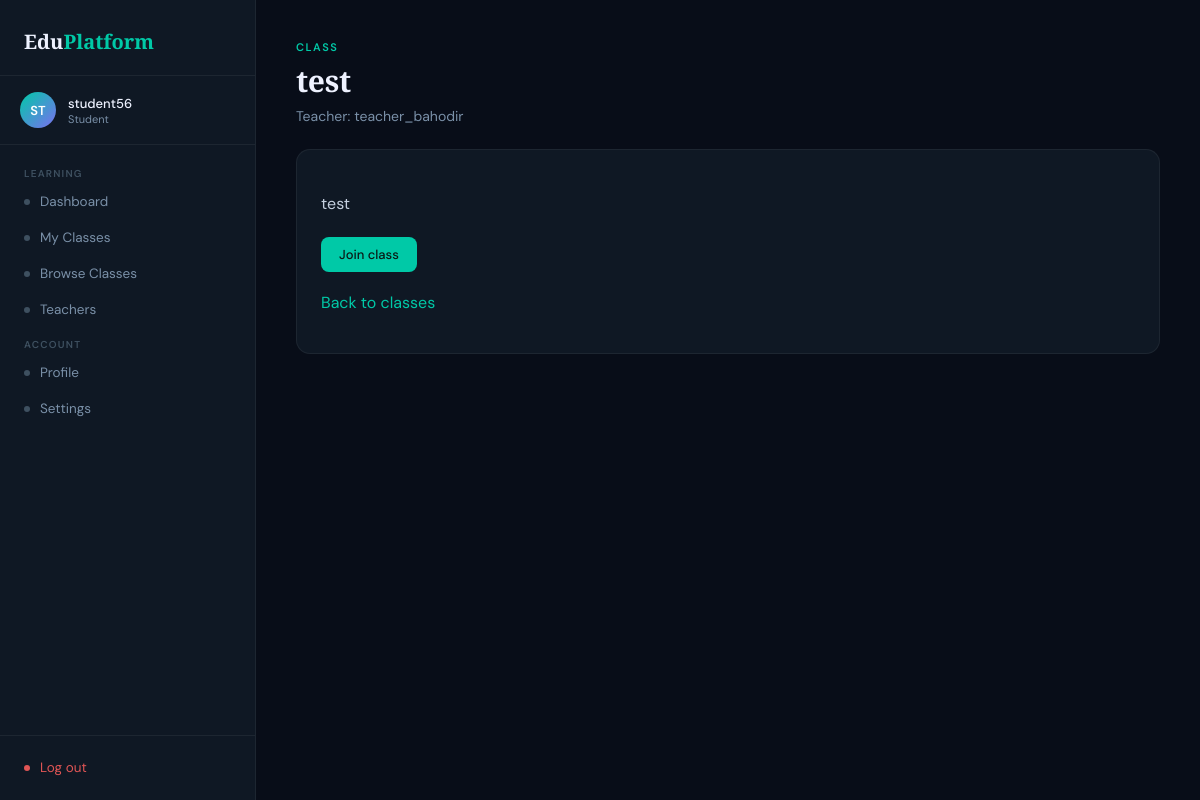
The app's page /student/class/21/ (signed in) with its own data.
### accounts/models.py (models this page shows)
class User(AbstractUser):
    ROLE_CHOICE= (
        ('student', 'Student'),
        ('teacher', 'Teacher')
    )
    role =models.CharField(max_length = 10, choices= ROLE_CHOICE)

### classes/models.py (models this page shows, shortened)
class Class(models.Model):
    name = models.CharField(max_length=100)
    bio = models.TextField(blank=True , help_text='class description')
    created_at = models.DateTimeField(auto_now_add=True)
    teacher = models.ForeignKey(
        Teacher,
        on_delete=models.CASCADE ,
        related_name = 'classes'
    )
    students = models.ManyToManyField(
        Student,
        through='Membership',
        blank=True
    )
    class Meta:
        verbose_name_plural = "Classes"
        ordering = ['-created_at']

### teacher/models.py (models this page shows, shortened)
class Teacher(models.Model):
    user = models.OneToOneField(settings.AUTH_USER_MODEL, on_delete=models.CASCADE)
    bio = models.TextField(blank=True)
    uname = models.CharField(blank=True , max_length = 20)

### student/views.py (the view)
    def wrapped(request, *args, **kwargs):
        if not request.user.is_authenticated:
            return redirect('accounts:login')
        if request.user.role != 'student':
            return redirect('accounts:login')
        return view_func(request, *args, **kwargs)

### student/views.py (called while the page is built)
def student_required(view_func):
    def wrapped(request, *args, **kwargs):
        if not request.user.is_authenticated:
            return redirect('accounts:login')
        if request.user.role != 'student':
            return redirect('accounts:login')
        return view_func(request, *args, **kwargs)
    return wrapped

def _student_profile(user):
    return Student.objects.select_related('user').filter(user=user).first()

@student_required
def student_class(request, class_id):
    class_obj = get_object_or_404(Class.objects.select_related('teacher__user'), id=class_id)
    student = _student_profile(request.user)
    is_joined = False
    if student:
        is_joined = Membership.objects.filter(student=student, class_obj=class_obj).exists()
    return render(request, 'student/join_class.html', {
        'class_obj': class_obj,
        'is_joined': is_joined,
    })

### student/templates/student/join_class.html (shortened to what this page needs)
{% extends 'student/base.html' %}
{% block content %}
<div class="page-eyebrow">Class</div>
<h1 class="page-title">{{ class_obj.name }}</h1>
<p class="page-sub">Teacher: {{ class_obj.teacher.user.username }}</p>
<div class="card" style="margin-top:24px; max-width: 880px;">
  <p style="line-height:1.7;color:#c5d0e0;margin-bottom:20px;">{{ class_obj.bio|default:"No description available." }}</p>
  {% if is_joined %}
    <span style="display:inline-block;color:#66e8d0;">Already joined</span>
  {% else %}
    <form method="post" action="{% url 'student:join_class' class_obj.id %}">
      <button class="btn btn-primary" type="submit">Join class</button>
    </form>
  {% endif %}
  <p style="margin-top:20px;"><a href="{% url 'student:all_classes' %}" style="color: var(--accent);">Back to classes</a></p>
</div>
{% endblock %}

### student/templates/student/base.html (shortened to what this page needs)
<!DOCTYPE html>
<html lang="en">
<head>
</head>
<body>
<aside class="sidebar">
    <div class="sidebar-logo">
        <div class="logo-text">Edu<span>Platform</span></div>
    </div>
    <div class="sidebar-user">
        <div class="avatar">{{ user.username|slice:":2"|upper }}</div>
        <div>
            <div class="user-name">{{ user.username }}</div>
            <div class="user-role">Student</div>
        </div>
    </div>
    <nav class="sidebar-nav">
        <div class="nav-label">Learning</div>
        <a href="{% url 'student:dashboard' %}" class="nav-item {% if active_page == 'dashboard' %}active{% endif %}"><span class="nav-dot"></span> Dashboard</a>
        <a href="{% url 'student:my_classes' %}" class="nav-item {% if active_page == 'my_classes' %}active{% endif %}"><span class="nav-dot"></span> My Classes</a>
        <a href="{% url 'student:all_classes' %}" class="nav-item {% if active_page == 'all_classes' %}active{% endif %}"><span class="nav-dot"></span> Browse Classes</a>
        <a href="{% url 'student:teachers' %}" class="nav-item {% if active_page == 'teachers' %}active{% endif %}"><span class="nav-dot"></span> Teachers</a>
        <div class="nav-label">Account</div>
        <a href="{% url 'student:profile' %}" class="nav-item {% if active_page == 'profile' %}active{% endif %}"><span class="nav-dot"></span> Profile</a>
        <a href="{% url 'student:settings' %}" class="nav-item {% if active_page == 'settings' %}active{% endif %}"><span class="nav-dot"></span> Settings</a>
    </nav>
    <div class="sidebar-footer">
        <a href="{% url 'accounts:logout' %}" class="nav-item" style="color:#e05555;"><span class="nav-dot" style="background:#e05555;"></span> Log out</a>
    </div>
</aside>
<main class="main">
    <div class="page-shell">
        {% block content %}{% endblock %}
    </div>
</main>
</body>
</html>

### student/templates/student/base.html (style rules this page uses)
*, *::before, *::after { box-sizing: border-box; }
:root { --bg: #080d18; --bg-card: #0f1824; --bg-surface: #172030; --accent: #00c9a7; --accent-soft: rgba(0,201,167,0.12); --accent2: #7b6ff0; --text-primary: #eef2ff; --text-secondary: #7a90a8; --text-muted: #3e5060; --border: rgba(255,255,255,0.06); --border-strong: rgba(255,255,255,0.12); --radius: 14px; --radius-sm: 8px; }
body { margin: 0; font-family: 'DM Sans', sans-serif; background: var(--bg); color: var(--text-primary); min-height: 100vh; display: flex; }
a { color: inherit; text-decoration: none; }
.sidebar { width: 256px; background: var(--bg-card); border-right: 1px solid var(--border); display: flex; flex-direction: column; position: fixed; top: 0; left: 0; height: 100vh; z-index: 100; }
.sidebar-logo { padding: 28px 24px 20px; border-bottom: 1px solid var(--border); }
.logo-text { font-family: 'Playfair Display', serif; font-size: 20px; font-weight: 600; }
.logo-text span { color: var(--accent); }
.sidebar-user { padding: 16px 20px; display: flex; align-items: center; gap: 12px; border-bottom: 1px solid var(--border); }
.avatar { width: 36px; height: 36px; border-radius: 50%; background: linear-gradient(135deg, var(--accent), var(--accent2)); display: flex; align-items: center; justify-content: center; font-weight: 600; font-size: 13px; color: #fff; flex-shrink: 0; }
.user-name { font-size: 13px; font-weight: 500; }
.user-role { font-size: 11px; color: var(--text-secondary); }
.sidebar-nav { flex: 1; padding: 12px; overflow-y: auto; }
.nav-label { font-size: 10px; font-weight: 600; text-transform: uppercase; letter-spacing: 1.2px; color: var(--text-muted); padding: 10px 12px 4px; }
.nav-item { display: flex; align-items: center; gap: 10px; padding: 9px 12px; border-radius: var(--radius-sm); color: var(--text-secondary); font-size: 13.5px; transition: all 0.15s; margin-bottom: 1px; }
.nav-dot { width: 6px; height: 6px; border-radius: 50%; background: var(--text-muted); flex-shrink: 0; }
.sidebar-footer { padding: 14px 12px; border-top: 1px solid var(--border); }
.main { margin-left: 256px; flex: 1; padding: 40px; min-height: 100vh; }
.page-shell { max-width: 1200px; }
.page-eyebrow { font-size: 11px; font-weight: 600; text-transform: uppercase; letter-spacing: 1.5px; color: var(--accent); margin-bottom: 6px; }
.page-title { font-family: 'Playfair Display', serif; font-size: 30px; font-weight: 600; letter-spacing: -0.3px; margin: 0; }
.page-sub { font-size: 14px; color: var(--text-secondary); margin-top: 6px; }
.card { background: var(--bg-card); border: 1px solid var(--border); border-radius: var(--radius); padding: 24px; }
.btn { display: inline-flex; align-items: center; gap: 7px; padding: 9px 18px; border-radius: var(--radius-sm); font-family: 'DM Sans', sans-serif; font-size: 13px; font-weight: 500; cursor: pointer; text-decoration: none; border: none; transition: all 0.15s; }
.btn-primary { background: var(--accent); color: #0a1a16; }

### records on screen
User: username "ST", username "student56"
Class: name "test", teacher.user.username "teacher_bahodir", bio "test"
